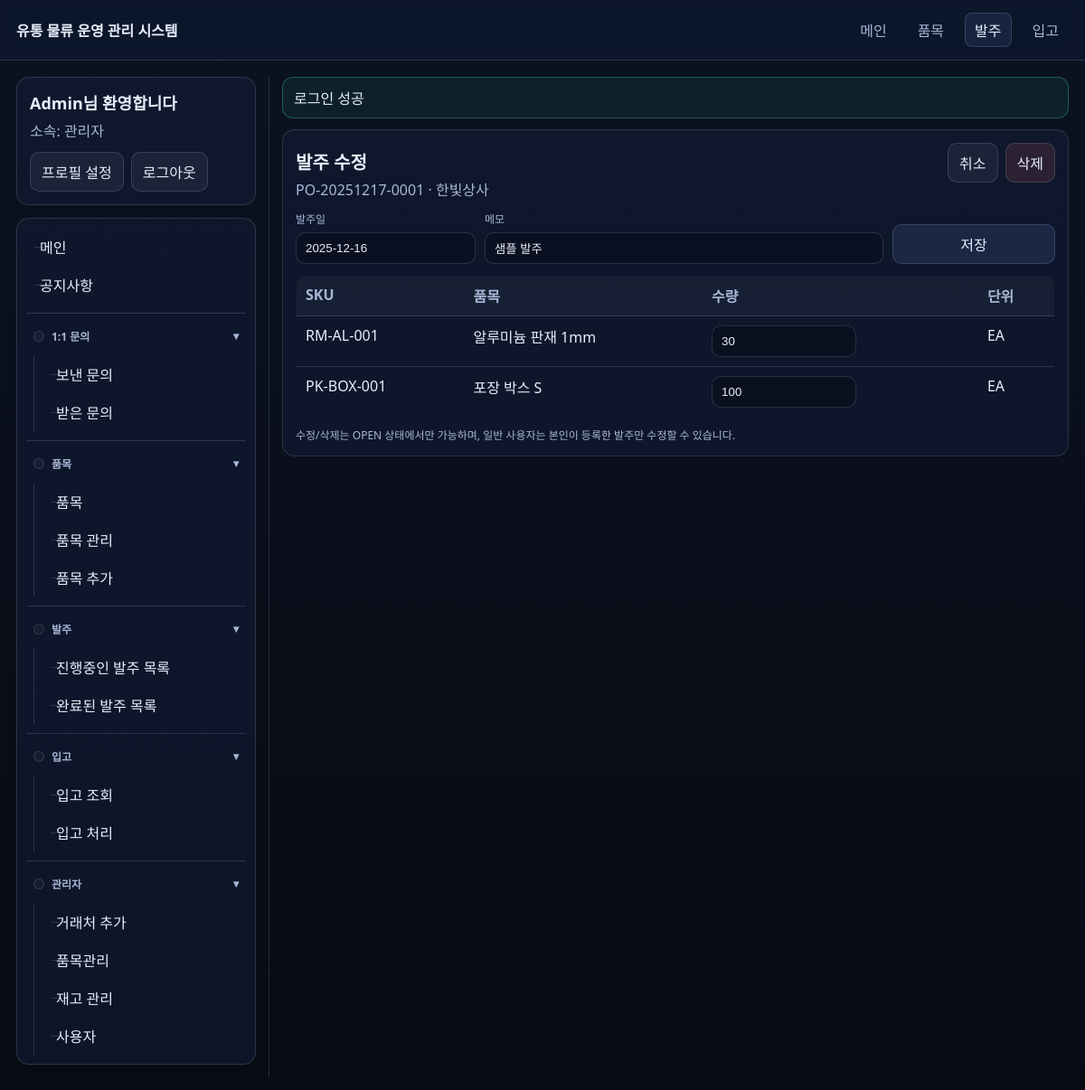
/po_edit.php?id=1 (signed in), run on the app's committed database.
### tables this page shows
CREATE TABLE purchase_orders (
  id BIGINT UNSIGNED NOT NULL AUTO_INCREMENT,
  po_no VARCHAR(30) NOT NULL,
  supplier_id BIGINT UNSIGNED NOT NULL,
  ordered_by BIGINT UNSIGNED NOT NULL,
  status ENUM('OPEN','RECEIVED','CANCELLED') NOT NULL DEFAULT 'OPEN',
  order_date DATE NOT NULL,
  notes TEXT NULL,
  created_at DATETIME NOT NULL DEFAULT CURRENT_TIMESTAMP,
  updated_at DATETIME NOT NULL DEFAULT CURRENT_TIMESTAMP ON UPDATE CURRENT_TIMESTAMP,
  PRIMARY KEY (id),
  UNIQUE KEY uq_po_no (po_no),
  KEY idx_po_supplier_date (supplier_id, order_date),
  KEY idx_po_ordered_by (ordered_by),
  CONSTRAINT fk_po_supplier FOREIGN KEY (supplier_id) REFERENCES suppliers(id)
    ON UPDATE CASCADE ON DELETE RESTRICT,
  CONSTRAINT fk_po_user FOREIGN KEY (ordered_by) REFERENCES users(id)
    ON UPDATE CASCADE ON DELETE RESTRICT
);

CREATE TABLE suppliers (
  id BIGINT UNSIGNED NOT NULL AUTO_INCREMENT,
  name VARCHAR(150) NOT NULL,
  contact_name VARCHAR(100) NULL,
  phone VARCHAR(50) NULL,
  email VARCHAR(190) NULL,
  notes TEXT NULL,
  created_at DATETIME NOT NULL DEFAULT CURRENT_TIMESTAMP,
  updated_at DATETIME NOT NULL DEFAULT CURRENT_TIMESTAMP ON UPDATE CURRENT_TIMESTAMP,
  PRIMARY KEY (id),
  UNIQUE KEY uq_suppliers_name (name)
);

CREATE TABLE purchase_order_items (
  id BIGINT UNSIGNED NOT NULL AUTO_INCREMENT,
  purchase_order_id BIGINT UNSIGNED NOT NULL,
  item_id BIGINT UNSIGNED NOT NULL,
  qty INT NOT NULL,
  unit_cost DECIMAL(12,2) NOT NULL DEFAULT 0,
  created_at DATETIME NOT NULL DEFAULT CURRENT_TIMESTAMP,
  PRIMARY KEY (id),
  UNIQUE KEY uq_poi_po_item (purchase_order_id, item_id),
  KEY idx_poi_item (item_id),
  CONSTRAINT fk_poi_po FOREIGN KEY (purchase_order_id) REFERENCES purchase_orders(id)
    ON UPDATE CASCADE ON DELETE CASCADE,
  CONSTRAINT fk_poi_item FOREIGN KEY (item_id) REFERENCES items(id)
    ON UPDATE CASCADE ON DELETE RESTRICT
);

CREATE TABLE items (
  id BIGINT UNSIGNED NOT NULL AUTO_INCREMENT,
  sku VARCHAR(50) NOT NULL,
  name VARCHAR(200) NOT NULL,
  supplier_id BIGINT UNSIGNED NULL,
  unit VARCHAR(20) NOT NULL DEFAULT 'EA',
  min_stock INT NOT NULL DEFAULT 0,
  active TINYINT(1) NOT NULL DEFAULT 1,
  created_at DATETIME NOT NULL DEFAULT CURRENT_TIMESTAMP,
  updated_at DATETIME NOT NULL DEFAULT CURRENT_TIMESTAMP ON UPDATE CURRENT_TIMESTAMP,
  PRIMARY KEY (id),
  UNIQUE KEY uq_items_sku (sku),
  KEY idx_items_name (name),
  KEY idx_items_supplier (supplier_id),
  CONSTRAINT fk_items_supplier FOREIGN KEY (supplier_id) REFERENCES suppliers(id)
    ON UPDATE CASCADE ON DELETE SET NULL
);

### includes/bootstrap.php (called while the page is built, shortened)
<?php
function e(?string $value): string {
  return htmlspecialchars((string)$value, ENT_QUOTES | ENT_SUBSTITUTE, 'UTF-8');
}
function url(string $path): string {
  $path = '/' . ltrim($path, '/');
  return $path;
}
spl_autoload_register(function ($class) {
  $base = __DIR__ . '/../classes/';
  $path = $base . str_replace('\\', '/', $class) . '.php';
});

### classes/PurchaseOrder.php (called while the page is built, shortened)
<?php
final class PurchaseOrder {
  public static function find(PDO $db, int $id): ?array {
    $st = $db->prepare('SELECT po.*, sp.name AS supplier_name, u.name AS ordered_by_name
                        FROM purchase_orders po
                        JOIN suppliers sp ON sp.id = po.supplier_id
                        JOIN users u ON u.id = po.ordered_by
                        WHERE po.id = ?');
    $st->execute([$id]);
    $po = $st->fetch();
    $stItems = $db->prepare('SELECT poi.*, it.sku, it.name, it.unit
                             FROM purchase_order_items poi
                             JOIN items it ON it.id = poi.item_id
                             WHERE poi.purchase_order_id = ?
                             ORDER BY it.name ASC');
    $stItems->execute([$id]);
    $po['items'] = $stItems->fetchAll();
    return $po;
  }
}

### po_edit.php (the view, shortened to what this page needs)
<?php
require_once __DIR__ . '/includes/bootstrap.php';
require_once __DIR__ . '/includes/flatpickr_datepicker.php';
$id = (int)($_GET['id'] ?? ($_POST['id'] ?? 0));
$db = db();
$po = PurchaseOrder::find($db, $id);
$orderDate = (string)($po['order_date'] ?? date('Y-m-d'));
$notes = (string)($po['notes'] ?? '');
require_once __DIR__ . '/includes/header.php';
?>
<div class="card">
  <div class="kpi">
    <div>
      <h1 class="h1" style="margin-bottom:4px">발주 수정</h1>
      <div class="muted"><?= e($po['po_no']) ?> · <?= e($po['supplier_name']) ?></div>
    </div>
    <div style="display:flex;gap:8px">
      <a class="btn secondary" href="<?= e(url('/po_view.php?id=' . (int)$po['id'])) ?>">취소</a>
      <form method="post" action="<?= e(url('/po_edit.php')) ?>" onsubmit="return confirm('정말 이 발주를 삭제할까요? (되돌릴 수 없습니다)')">
        <button class="btn danger" type="submit">삭제</button>
      </form>
    </div>
  </div>
  <form method="post" action="<?= e(url('/po_edit.php')) ?>">
    <div class="form-row">
      <div class="field">
        <div class="label">발주일</div>
        <input class="input js-date" type="text" name="order_date" value="<?= e($orderDate) ?>" placeholder="YYYY-MM-DD" autocomplete="off" required />
      </div>
      <div class="field" style="min-width:320px;flex:1">
        <div class="label">메모</div>
        <input class="input" type="text" name="notes" value="<?= e($notes) ?>" placeholder="예: 긴급" />
      </div>
      <div class="field">
        <button class="btn" type="submit">저장</button>
      </div>
    </div>
    <table class="table">
      <thead>
        <tr>
          <th>SKU</th>
          <th>품목</th>
          <th>수량</th>
          <th>단위</th>
        </tr>
      </thead>
      <tbody>
        <?php foreach (($po['items'] ?? []) as $row): ?>
          <?php $itemId = (int)$row['item_id']; ?>
          <tr>
            <td><?= e($row['sku']) ?></td>
            <td><?= e($row['name']) ?></td>
            <td>
              <input class="input" style="max-width:160px" type="number" min="1" name="qty[<?= e((string)$itemId) ?>]" value="<?= e((string)$row['qty']) ?>" required />
            </td>
            <td><?= e($row['unit']) ?></td>
          </tr>
        <?php endforeach; ?>
      </tbody>
    </table>
  </form>
  <div class="small" style="margin-top:10px">수정/삭제는 OPEN 상태에서만 가능하며, 일반 사용자는 본인이 등록한 발주만 수정할 수 있습니다.</div>
</div>
<?php require_once __DIR__ . '/includes/footer.php'; ?>

### assets/app.css (style rules this page uses)
:root { --bg:#0b1220;--card:#101b33;--text:#e8eefc;--muted:#a9b6d6;--border:rgba(232,238,252,.14);--accent:#7aa2ff;--danger:#ff6b6b;--ok:#36d399; }
* { box-sizing:border-box }
body { margin:0;font-family:system-ui,-apple-system,Segoe UI,Roboto,Helvetica,Arial,sans-serif;background:linear-gradient(180deg,var(--bg),#070b14);color:var(--text) }
a { color:var(--accent);text-decoration:none }
.card { background:rgba(16,27,51,.70);border:1px solid var(--border);border-radius:14px;padding:14px }
.h1 { font-size:20px;margin:0 0 10px 0;word-break:keep-all;overflow-wrap:normal;white-space:nowrap }
.muted { color:var(--muted) }
.table { width:100%;border-collapse:collapse;overflow:hidden;border-radius:12px;border:1px solid var(--border);word-break:keep-all;overflow-wrap:normal }
.table th,.table td { padding:10px 10px;border-bottom:1px solid var(--border);text-align:left;vertical-align:top }
.table th { color:var(--muted);font-weight:600;background:rgba(232,238,252,.04);white-space:nowrap }
.form-row { display:flex;gap:10px;flex-wrap:wrap;align-items:end }
.field { display:flex;flex-direction:column;gap:6px;min-width:180px }
.label { font-size:12px;color:var(--muted);word-break:keep-all;overflow-wrap:normal;white-space:nowrap }
.input,select,textarea { width:100%;padding:9px 10px;border-radius:10px;border:1px solid var(--border);background:rgba(7,11,20,.45);color:var(--text) }
.btn { display:inline-block;padding:9px 12px;border-radius:10px;border:1px solid var(--border);background:rgba(122,162,255,.12);color:var(--text);cursor:pointer;font:inherit }
.btn.secondary { background:rgba(232,238,252,.06) }
.btn.danger { background:rgba(255,107,107,.12) }
.kpi { display:flex;gap:10px;align-items:baseline;justify-content:space-between }
.small { font-size:12px;color:var(--muted) }

### data on the page
purchase_orders: po_no "PO-20251217-0001", supplier.name "한빛상사", order_date "2025-12-16", notes "샘플 발주"
purchase_order_items: item.sku "RM-AL-001", item.name "알루미늄 판재 1mm", qty "30", item.unit "EA"
purchase_order_items: item.sku "PK-BOX-001", item.name "포장 박스 S", qty "100", item.unit "EA"

### other printed values
APP_NAME "유통 물류 운영 관리 시스템"
$me['name'] "Admin"
$flash['message'] "로그인 성공"
